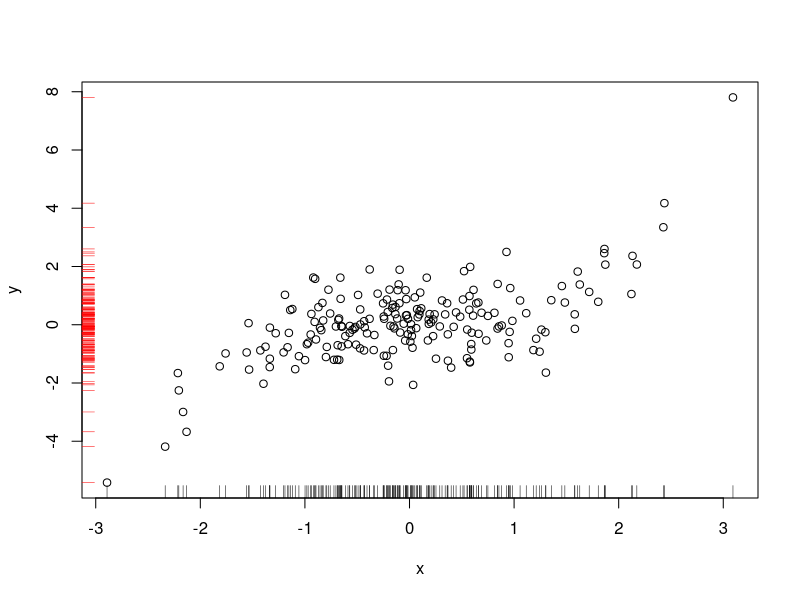
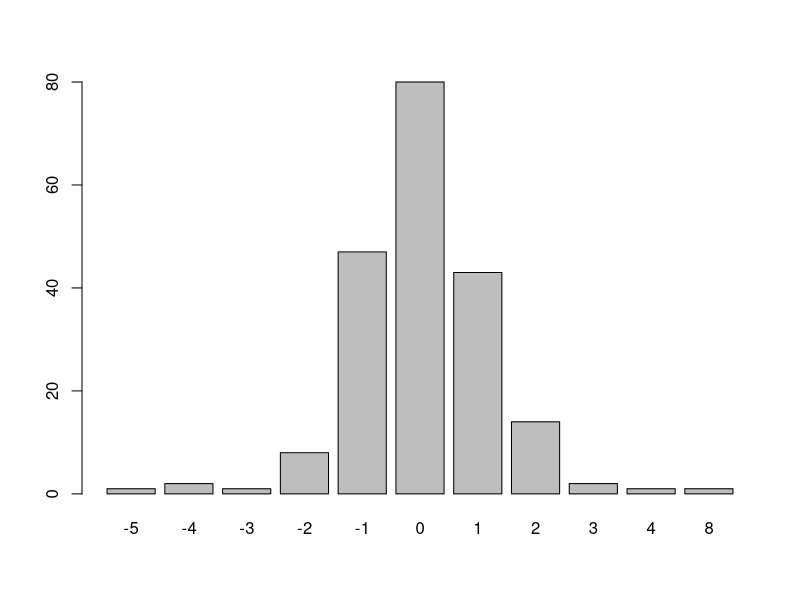
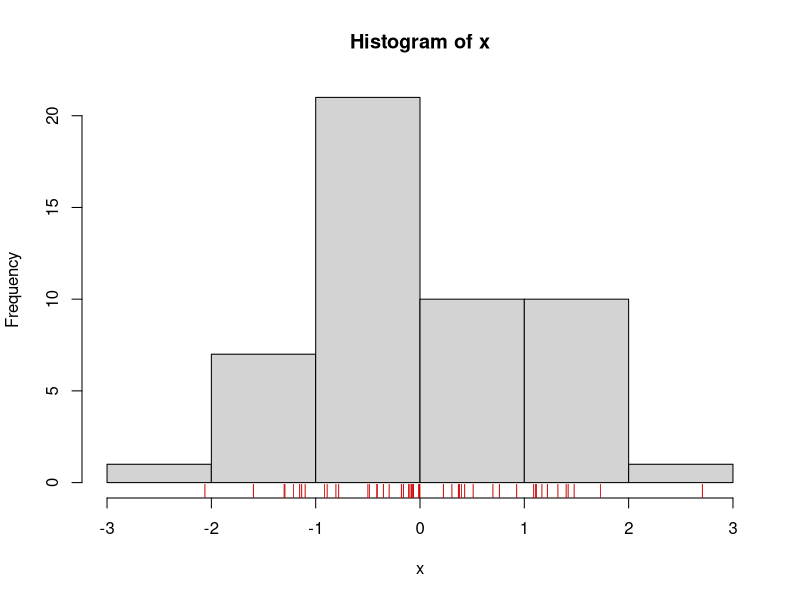
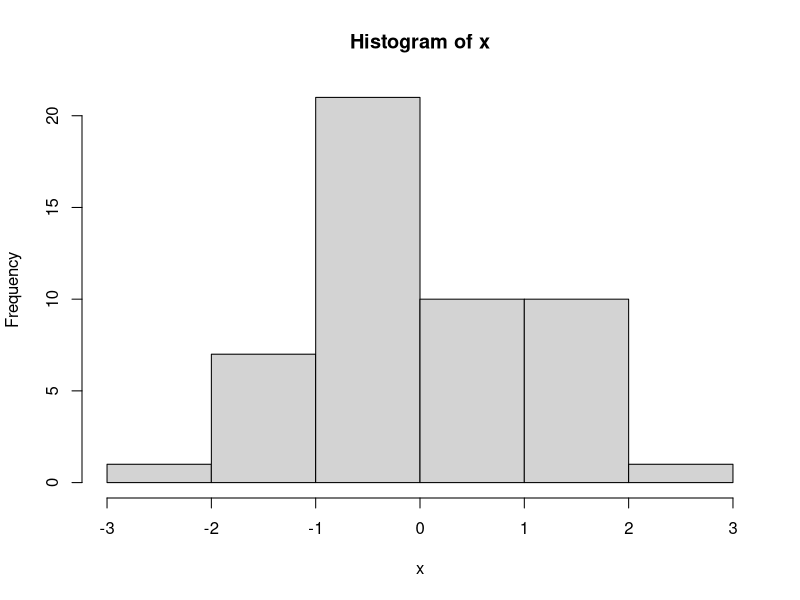
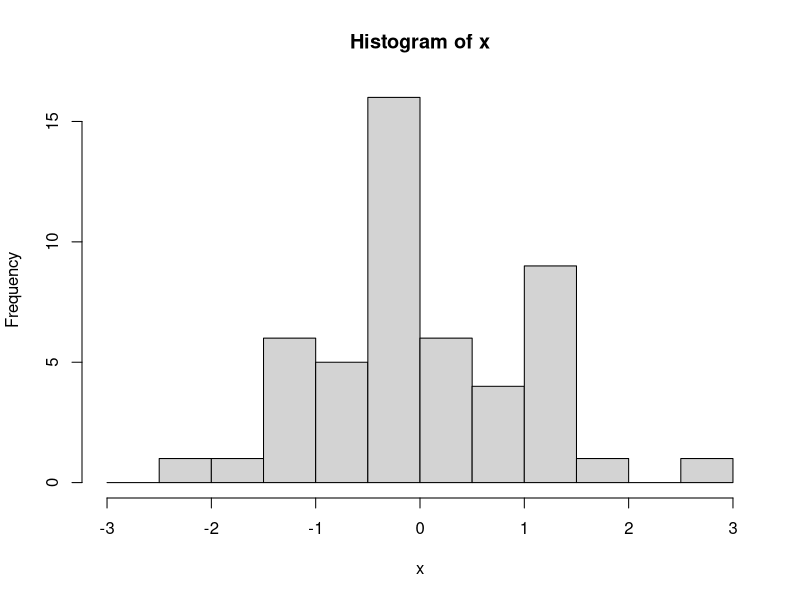
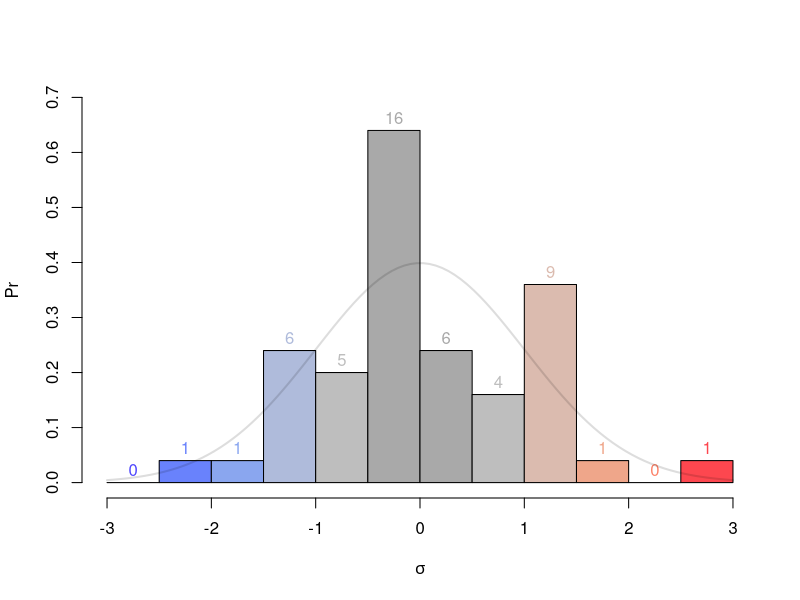
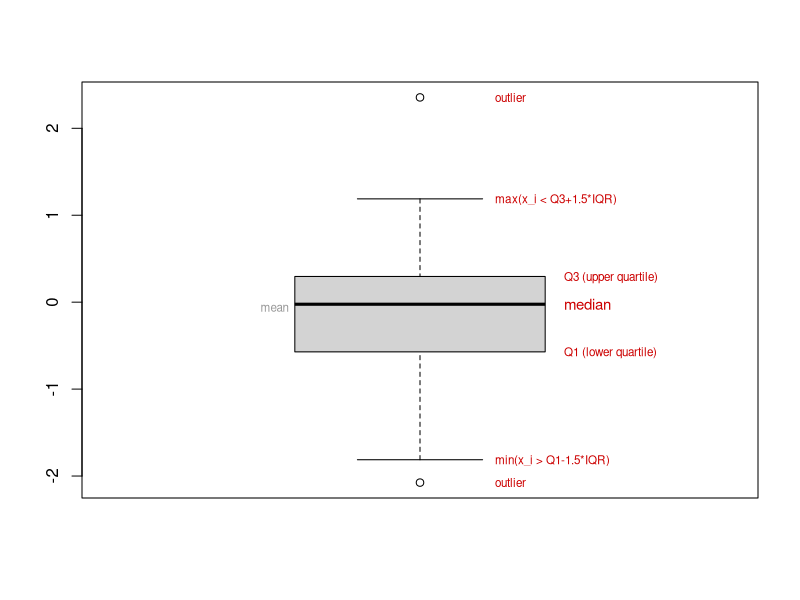
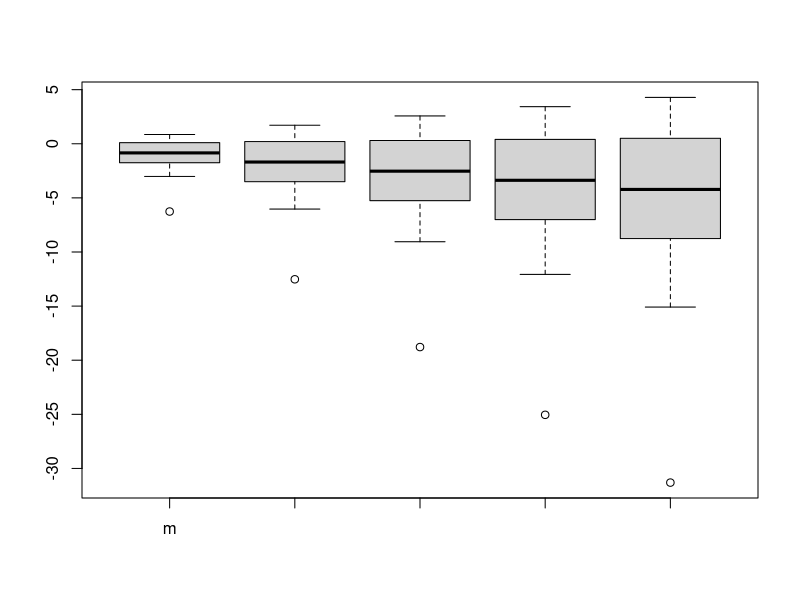

Source code (R) for these figures, in order:
# tocID <- "plottingIntro.R"
#
# Purpose: Practice basic plots.
#
# Note:    This file lives on Github:
#          https://github.com/hyginn/R_Exercise-BasicSetup
#
# Version: 1.1
#
# Date:    2017  09  -  2020 09
# Author:  Boris Steipe (boris.steipe@utoronto.ca)
#
# V 1.1    Stylistic improvements, code polish, and additional examples
# V 1.0    Digest from "plotting reference" files
#
# TODO:
#
#


#TOC> ==========================================================================
#TOC> 
#TOC>   Section  Title                            Line
#TOC> ------------------------------------------------
#TOC>   1        Types of plots                     48
#TOC>   1.1        plot()                           62
#TOC>   1.2        barplot()                        78
#TOC>   1.3        hist()                           82
#TOC>   1.4        boxplot()                       135
#TOC>   2        Colour                            166
#TOC>   2.1        Colours by number               171
#TOC>   2.2        Colours by name                 189
#TOC>   2.3        Colours as hex-triplets         212
#TOC>   2.4        Colour palettes                 265
#TOC>   2.4.1          Inbuilt palettes            268
#TOC>   2.4.2          colorRampPalette()          344
#TOC>   3        Lines                             366
#TOC>   3.1        lines()                         388
#TOC>   4        Axes                              422
#TOC>   5        Layout                            461
#TOC>   6        Plot symbols and text             494
#TOC>   7        Drawing on plots                  549
#TOC>   8        More graphics packages            612
#TOC> 
#TOC> ==========================================================================


# =    1  Types of plots  ======================================================

# This lists the generic plots only. Many more
# specialized plot-types are available.

# plot()
# pie()
# hist()
# stripchart()
# stem()
# barplot()
# boxplot()


# ==   1.1  plot()  ============================================================
?plot
# generate some data to plot: 200 normally distributed values
x <- rnorm(200)
y <- x^3 * 0.25 + rnorm(200, 0, 0.75)

?plot
# standard scatterplot
plot(x,y)

# Add a rug representation:
rug(x)
rug(y, side=2, col="red")



# ==   1.2  barplot()  =========================================================
?barplot
barplot(table(round(y)))

# ==   1.3  hist()  ============================================================
?hist
set.seed(12357)
x <- rnorm(50)
hist(x, breaks=5)
# add a stripchart() of the actual values
stripchart(x, pch="|", add=TRUE, col="red3", xlim=c(-3, 3), at=-0.5)

# Note: stripchart() for histograms is equivalent to rug() for bivariate data.

# assigning the output of hist() makes the values
# used in constructing the histogram accessible:

( H <- hist(x, breaks=5) )


# we can explicitly set breakpoints in a vector:
# here we set them at 0.5 sigma intervals from
# -3 to 3

sig <- 1.0
hist(x, breaks = seq(-3 * sig, 3 * sig, by = 0.5 * sig))


# SHOWCASE
# Colour the bars individually... blue for negative, red for positive outliers
hcol <- c("#4F47FD", "#6982FC", "#8AA6EF", "#AFBBDB", "#BEBEBE", "#A9A9A9",
          "#A9A9A9", "#BEBEBE", "#DBBBAF", "#EFA68A", "#FC8269", "#FD474F")

# Most parameters of a generic plot apply.
h <- hist(x, breaks = seq(-3 * sig, 3 * sig, by = 0.5 * sig),
          col = hcol,
          ylim = c(0, 0.7),          # y-axis limits
          main = "",                 # No title
          xlab = expression(sigma),  # mathematical expression for axis labels
          freq = FALSE,              # probability, not counts
          ylab = "Pr")

# ... add the actual counts to the plot.
text(h$mids,                       # midpoints of the bars
     h$density,                    # counts -> probabilities
     labels = h$counts,            # the text to plot: count numbers
     adj = c(0.5, -0.5),           # centered on x and raised in y
     col = hcol)

# ... add the normal distribution function curve
v <- seq(-3, 3, length.out = 100)
points(v,                   # 100 points from -3 to 3
       dnorm(v),            # density of the normal distribution at these points
       type = "l",          # draw this as a continuous line
       lwd = 2,             # line-width
       col = "#00000022")   # transparent black

# ==   1.4  boxplot()  =========================================================
?boxplot
set.seed(55)
x <- rnorm(20)
b <- boxplot(x)

# what are these elements?
xT <- 1.3
cT <- "#CC0000"
text(1.12, b$out,        adj=c(0,0.5), cex=0.7, col=cT, "outlier")
text(1.12, b$stats[1,1], adj=c(0,0.5), cex=0.7, col=cT, "min(x_i > Q1-1.5*IQR)")
text(1.12, b$stats[5,1], adj=c(0,0.5), cex=0.7, col=cT, "max(x_i < Q3+1.5*IQR)")
text(1.23, b$stats[2,1], adj=c(0,0.5), cex=0.7, col=cT, "Q1 (lower quartile)")
text(1.23, b$stats[4,1], adj=c(0,0.5), cex=0.7, col=cT, "Q3 (upper quartile)")
text(1.23, b$stats[3,1], adj=c(0,0.5), cex=0.9, col=cT, "median")
text(0.79, mean(x),      adj=c(1,0.5), cex=0.7, col="#999999", "mean")

# "min(x_i > Q1-1.5*IQR)" is "the smallest x in the data that still lies
# within 1.5 times the inter-quartile range below Q1

# If we have datasets with more columns, each column gets its own boxplot
m <- x
m <- cbind(m, x^2)
m <- cbind(m, x^3)
m <- cbind(m, x^4)
m <- cbind(m, x^5)

boxplot(log(abs(m)))



# =    2  Colour  ==============================================================

# Colours can be specified by number, by name, as hex-triplets
# as rgb or hsv values, and through colour palettes.

# ==   2.1  Colours by number  =================================================
# The col=... parameter for plots is 1 by default and you can
# set it to the range 0:8.
# 0: white
# 1: black (the default)
# 2: red
# 3: green
# 4: blue
# 5: cyan
# 6: magenta
# 7: yellow
# 8: grey
barplot(rep(1,9), col=0:8, axes=FALSE, names.arg=c(0:8))

# As you can see, the default primary colours are garish
# and offend even the most rudimentary sense of aesthetics. Fortunately
# there are much more sophisticated ways to define colours in R.

# ==   2.2  Colours by name  ===================================================
# You may have noticed that "red", "green", and "blue"
# work for the col=... parameter, but you probably would
# not have imagined that "peachpuff", "firebrick" and
# "goldenrod" are valid as well. In fact, there are
# 657 named colours in R. Access them all by typing:
colors()

pie(c(1, 1, 2, 3, 5, 8, 13),
    col=c(
    "firebrick2",
    "tomato",
    "goldenrod1",
    "peachpuff",
    "papayawhip",
    "seashell",
    "whitesmoke"
    )
    )

# Read more about named colours (and related topics) at
# http://research.stowers.org/mcm/efg/R/Color/Chart/

# ==   2.3  Colours as hex-triplets  ===========================================
# Hex triplets in R work exactly as in HTML: a triplet of
# RGB values in two-digit hexadecimal representation. The
# first two digits specify the red value, the second two
# are for green, then blue. R accepts a fourth pair of
# digits to optionally specify the transparency, the
# semantics of the code is thus "#RRGGBB" or "#RRGGBBAA".
# Read more e.g. at http://en.wikipedia.org/wiki/Web_colors

# The function col2rgb() converts colour names to rgb values ...
col2rgb("violetred")

# ... and rgb() converts rgb values to hex-code:
rgb(1, 0.5, 0.23)

# Unfortunately the output of col2rgb does not quite match
# rgb(). col2rgb creates rows with values between 0 and 255,
# and rgb by default expects columns with intensities from
# 0 to 1, you have to transpose and divide.
rgb(t(col2rgb("red"))/255)        # "#FF0000"
rgb(t(col2rgb("peachpuff"))/255)  # "#FFDAB9"

# There are many tools on the Web that help to generate
# pleasing palettes.

# Here is an example -"Creative Cloud"- taken from
#    https://kuler.adobe.com/

CC <- c("#011640", "#024059", "#F2F0D0", "#BE6C5C", "#8C3037" )
hist(rnorm(1000), breaks=20 , col=CC)

# R colours are actually specified as quartets: the fourth value
# the "Alpha channel" defines the transparency. Setting this to
# values other than "FF" (the default) can be useful for very
# crowded plots, or for creating overlays.

x <- rnorm(2000)
y <- x^3 * 0.25 + rnorm(2000, 0, 0.75)
# compare:
plot(x,y, pch = 19, col = "#EE3A8C")
plot(x,y, pch = 19, col = "#EE3A8C12") # Alpha at ~ 10%

# or with multiple overlays of varying size using points() ...
plot(  x,y, pch = 16, cex = 1,   col = "#AA330009")
points(x,y, pch = 19, cex = 2,   col = "#44558803")
points(x,y, pch = 20, cex = 0.5, col = "#EE3A8C08")

# A similar behaviour can be obtained from "density adapted colors with the
# densCols() function
plot (x, y, col = densCols(x, y), pch = 19, cex = 1.5)



# ==   2.4  Colour palettes  ===================================================
# R has several inbuilt colour palettes, or you can build your own.

# ===   2.4.1  Inbuilt palettes       
?rainbow
# view the palettes
opar <- par(mfrow=c(3,2))
n <- 20
sq <- rep(1, n)
barplot(sq, col=rainbow(n),        axes=F, main="rainbow(n)")
barplot(sq, col=cm.colors(n),      axes=F, main="cm.colors(n)")
barplot(sq, col=topo.colors(n),    axes=F, main="topo.colors(n)")
barplot(sq, col=terrain.colors(n), axes=F, main="terrain.colors(n)")
barplot(sq, col=heat.colors(n),    axes=F, main="heat.colors(n)")
par(opar)

# Useful palettes have also been described specifically
# for cartography. http://colorbrewer2.org/ has palettes for seqential
# and qualitative diferences, and options for colourblind-safe and
# photocopy friendly palettes. You can use them via an R package:

if (!require(RColorBrewer, quietly=TRUE)) {
  install.packages("RColorBrewer")
}
RColorBrewer::display.brewer.all()

# Here, we apply a Brewer palette to a Voronoi tesselation of a
# point set.

if (!require(deldir, quietly=TRUE)) {
  install.packages("deldir")
}

# Create a point set along a logarithmic spiral, with a bit
# of added noise.
li <- 0.1
n <- 45
dl <- 1.06
ncirc <- 13
da <- (2*pi)/ncirc
fnoise <-0.13

# create a matrix of points
x <- numeric(n)
x <- cbind(x, numeric(n))

set.seed(16180)
for (i in 1:n) {
	l <- li * (dl^(i-1))
	x[i,1] <- (l+(rnorm(1)*fnoise*l)) * cos((i-1)*da)
	x[i,2] <- (l+(rnorm(1)*fnoise*l)) * sin((i-1)*da)
}
plot(x[,1], x[,2])
ts <- deldir::deldir(x[,1], x[,2])       # calculate the tesselation
tl <- deldir::tile.list(ts)      # calculate the list of tiles
deldir::plot.tile.list(tl)       # plot it

# Let's colour the cells by distance from a defined point
# using a Brewer palette
points(x[25,1], x[25,2], pch=20, col="red")   # pick a point

vec <- c(x[25,1], x[25,2]) # define a point

# define a function for Euclidian distance
vDist <- function(x,v) { sqrt(sum((x-v)^2)) }  # calculates Euclidian distance
d <- apply(x, 1 , vDist, v=vec)                # apply this to the point set

dCol <- floor(((d-min(d))/(max(d)-min(d)) * 10)) + 1 # map d into 10 intervals
dCol[which(dCol>10)] <- 10                           # demote the largest one

pal <- RColorBrewer::brewer.pal(10, "RdGy")   # create the palette

# plot the tesselation, colour by palette
deldir::plot.tile.list(tl,
                       fillcol = pal[dCol],
                       cex=0.8, pch=20, col.pts="slategrey")
# identify our "reference" point
points(x[25,1], x[25,2], pch=20, col="#FF6600")

# ===   2.4.2  colorRampPalette()     

# The function colorRampPalette() returns a function that interpolates between
# color values that we input. We can build all manners of palettes from colours
# we imagine, find on the Web, or extract from an image.
#
# Example:

myPastels <- colorRampPalette(c("#FFFFFF",
                                "#FF9AA2",
                                "#FFB7B2",
                                "#FFDAC1",
                                "#E2F0CB",
                                "#B5EAD7",
                                "#C7CEEA",
                                "#FFFFFF"))
myPastels(10)

N <- 30
barplot(rep(1, N), col = myPastels(N))


# =    3  Lines  ===============================================================

# Basically all plots take arguments lty to define the line type, and lwd
# to define line width

# empty plot ...
plot(c(0,10), c(0,10), type = "n", axes = FALSE, xlab = "", ylab = "")

# Line type
for (i in 1:8) {
	y <- 10.5-(i/2)
	segments(1,y,5,y, lty=i)
	text(6, y, paste("lty = ", i), col="grey60", adj=0, cex=0.75)
}

# Line width
for (i in 1:10) {
	y <- 5.5-(i/2)
	segments(1,y,5,y, lwd=(0.3*i)^2)
	text(6, y, paste("lwd = ", (0.3*i)^2), col="grey60", adj=0, cex=0.75)
}

# ==   3.1  lines()  ===========================================================

# lines() draws an arbitrary line from the supplied points

N <- 300
x <- seq(0.8 * pi, 40 * pi, length.out = N)
y <- sin(x)/x
plot(x, y, type = "n") # only set up the axes
abline(h = 0)
lines(x, y, lwd = 4, col = "#FFFFFF")  # "erase" parts of the axis
lines(x, y, col = "#CC0000")           # draw the line we want


# Varying the color of a plotted line can't be done in base r. Use
# ggplot2:: or plotrix::color.scale.lines() instead

if (! requireNamespace("plotrix", quietly = TRUE)) {
    install.packages("plotrix")
}

# plotrix::color.scale.lines() can change color as well as width of a line
# to give you more ways to visually display features of your data

N <- 300
x <- seq(0.8 * pi, 40 * pi, length.out = N)
y <- sin(x)/x
myCol <- myPastels(N)                   # colors
myLwd <- seq(0.5, 10, length.out = N)    # line width

plot(x, y, type = "n") # only set up the axes
abline(h = 0, lwd = 2, col = "#CCCCCC")

plotrix::color.scale.lines(x, y, col = myCol, lwd = myLwd)

# =    4  Axes  ================================================================

# For Details, see:
?plot.default

n <- 1000
x <- rnorm(n)
y <- x^3 * 0.25 + rnorm(n, sd=0.75)

plot(x,y)  # Default

# Axes
plot(x,y, xlim=c(-4, 4)) # fixed limits
plot(x,y, xlim=c(-4, 4), ylim=c(10, -10)) # reverse is possible
plot(x,y, log="xy") # log axes

# The axis parameters in the default plot are limited.
# If you want more control, suppress the printing of an axis
# in the plot and use the axis() function instead.
?axis


# Axis-labels and title are straightforward parameters of plot
plot(x,y, xlab="rnorm(n)",
          ylab="x^3 * 0.25 + rnorm(n, sd=0.75)",
          cex.main=1.3,
          main="Sample\nPlot",
          cex.sub=0.75,
          col.sub="grey",
          sub="Scatterplot of noisy 3d-degree polynomial"
          )

# Add gridlines
?grid
grid()




# =    5  Layout  ==============================================================

# par, lattice, constant aspect ratio


# Most parameters of the plot window can be set via
# the functions plot(), hist() etc., but some need to
# be set via the par() function. Calling par() without
# arguments lists the current state of the plotting
# parameters. Calling it with arguments, returns the
# old parameters and sets new parameters. Thus setting
# new parameters and saving the old ones can be done
# in one step. The parameters that have to be set via
# par include:

# -  multiple plots in one window (mfrow, mfcol, mfg)
# - margin layout (mai, mar mex, oma, omd, omi)
# - controlling position and size of a plot in the figure (fig, plt, ps, pty)
# - see ?par for details.

n <- 1000
x <- rnorm(n)
y <- x^3 * 0.25 + rnorm(n, sd=0.75)

# set window background and plotting axes via par
opar <- par(bg="steelblue", fg="lightyellow")
# set axis lables and titles via plot parameters
plot(x,y, col.axis="lightyellow", col.lab="lightyellow")
par(opar)  # reset to old values

plot(x,y) # confirm reset


# =    6  Plot symbols and text  ===============================================

# Plot symbols are defined in the pch argument to plot().
# id 1:20 are regular symbols

# Empty plot frame ...
plot(c(0,10), c(0,10), type = "n", axes = FALSE, xlab = "", ylab = "")

# coordinates for first 25 symbols
x1 <- rep(0.5:9.5, 2)[1:20]
y1 <- sort(rep(9.5:8.5, 10), dec=TRUE)[1:20]
points(x1, y1, pch=1:20)

# id 21:25 can have different border and fill colours
x2 <- 0.5:4.5
y2 <- rep(7.5,5)
points(x2, y2, pch=21:25, col="slategrey", bg=rainbow(5))

# ten extra symbols are defined as characters
x3 <- 0.5:9.5
y3 <- rep(6.5,10)
extra = c(".", "o", "O", "0","a","A", "*", "+","-","|")
points(x3, y3, pch=extra) # note: "extra" is a character vector

# The ASCII codes for characters 32 to 126 can also be used as plotting symbols
x4 <- rep(seq(0.5,9.5,0.5), 5)[1:96]
y4 <- sort(rep(5.5:0.5, 19), dec=TRUE)[1:96]
points(x4, y4, pch=32:126, col="navyblue")


# Plotting arbitrary text
# use the text() function to plot characters and strings to coordinates
?text

# Example: add labels to the symbols
# first set: plain symbols (1 to 20)
text(x1-0.4, y1, paste(1:20), cex=0.75)
# symbols with separate background (21 to 25)
text(x2-0.4, y2, paste(21:25), cex=0.75)
# third set: special characters, change font for clarity
text(x3-0.4, y3, extra, col="slateblue", cex=0.75, vfont=c("serif", "plain"))

# a large set of Hershey vector fonts is available which gives access to many
# more plotting and labeling options via text()
demo(Hershey)

# Plotting other symbols:
# In the most general way, Unicode characters can be plotted as text.
# The code is passed in hexadecimal, long integer, with a negative sign.
# Here is a quarter note (Unicode: 266a) using plot()
plot(0.5,0.5, pch=-0x266aL, cex=5, xlab="", ylab="")
# However, rendering varies across platforms since it depends on
# unicode support. It is safer to use the inbuilt Hershey vector fonts.


# =    7  Drawing on plots  ====================================================

# abline()
# segments()
# lines()
# arrows() ... but to get a filled arrow use polygon()


# Example: dividing a plot into 60° regions, centred on a point.
# A general approach to "lines" on a plot is provided by segments().
# However in this special case one can use abline().
# We have to take care though that the aspect ratio for the
# plot is exactly 1 - otherwise our angles are not right.
# Therefore we need to set the asp parameter for plots.

# For a general sketch
#  - we plot the frame a bit larger, don't draw axes
#  - draw the ablines
#  - draw two arrows to symbolize the coordinate axes

p <- c(4, 2)
plot(p[1], p[2],
     xlim=c(-0.5,10.5),
     ylim=c(-0.5,10.5),
     xlab="", ylab="",
     axes=FALSE,
     asp=1.0)
abline(h=p[2], lty=2)  # horizontal
abline(p[2] - (p[1]*tan(pi/3)),  tan(pi/3), lty=2)  # intercept, slope
abline(p[2] + (p[1]*tan(pi/3)), -tan(pi/3), lty=2)  # intercept, slope
arrows(0, 0, 10, 0, length=0.1)   # length of arrow
arrows(0, 0, 0, 10, length=0.1)


# curves()
# rect()
# polygon()

# example: plot the area under the normal distribution as a polygon, and overlay
# a histogram
set.seed(12357)
x <- rnorm(50)
sig <- 1.0
myBreaks <- seq(-3 * sig, 3 * sig, by = 0.5 * sig)

# first, draw a histogram but don't show the bars
hist(x, breaks = myBreaks, freq = FALSE, col = "#FFFFFF", border = "#FFFFFF")

# next, plot the curve as a polygon() into the existing plot area
dn <- seq(-3, 3, length.out = 100)
polygon(dn, dnorm(dn), col = "#00FF8822", border = "#FFFFFF")

# finally, replot the histogram. Setting "add = TRUE" plots it over the
# previous histogram
hist(x, breaks = myBreaks, freq = FALSE,
     col = "#0000FF22", border = "#00000033",   # note: transparent colours
     add = TRUE)

#
# More: see the Index of functions for the graphics package



# =    8  More graphics packages  ==============================================

# Packages in the standard distribution ...
#
#   graphics::
#   grid::
#   lattice::

# Packages that can be downloaded from CRAN
# ... use with install.packages("package"), then
#              library("package")

#   hexbin::
#   ggplot2::

# Packages that can be downloaded  from BioConductor
#   prada:
# if (! requireNamespace("prada", quietly=TRUE)) {
#     if (! requireNamespace("BiocManager", quietly=TRUE)) {
#       install.packages("BiocManager")
#     }
#     BiocManager::install("prada")
# }

# [End]
